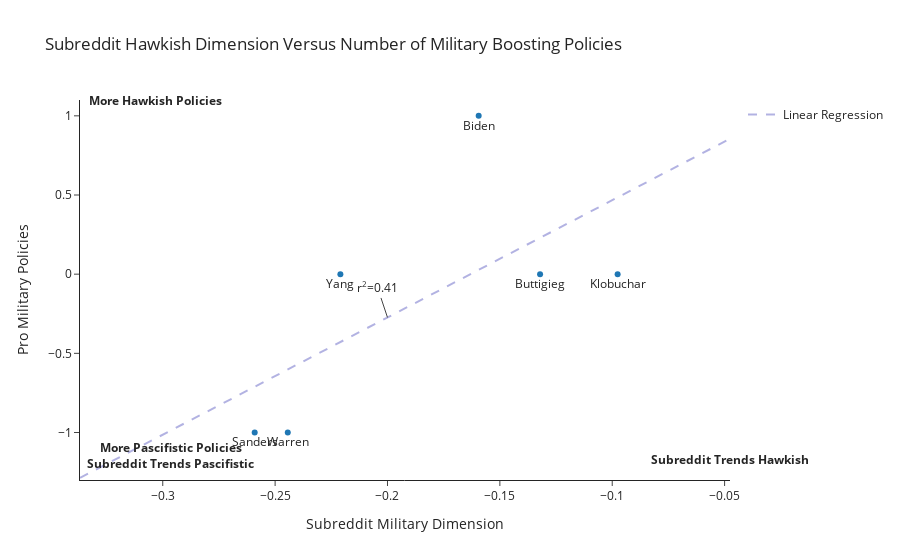

The code cell stored with this chart in its notebook:
### Code cell
xmin, xmax = war_policy_df["reddit_projection"].min()*1.3,war_policy_df["reddit_projection"].max()+0.05
ymin, ymax = war_policy_df["politico_policy"].min()*1.3,war_policy_df["politico_policy"].max()*1.1

args = {
    "x": "reddit_projection",
    "y": "politico_policy",
    "text": war_policy_df.index,
    "title":  "Subreddit Hawkish Dimension Versus Number of Military Boosting Policies",
    "template": "simple_white",
    "labels": {"reddit_projection": "Subreddit Military Dimension", "politico_policy": "Pro Military Policies"},
    "range_x": [xmin,xmax],
    "range_y": [ymin,ymax],
}

annotations = [dict(x=xmin*0.88,y=ymin*0.88,xref="x",yref="y", text="<b>More Pascifistic Policies<br>Subreddit Trends Pascifistic</b>",showarrow=False),
               dict(x=xmax,y=ymin*0.9,xref="x",yref="y", text="<b>Subreddit Trends Hawkish</b>",showarrow=False),
               dict(x=xmin*0.90,y=ymax,xref="x",yref="y", text="<b>More Hawkish Policies</b>",showarrow=False),
               dict(x=-0.2,y=predict(-0.2),xref="x",yref="y", text="r<sup>2</sup>={:.2f}".format(r2)),
              ]
x = np.linspace(xmin,xmax,num=2)
    
fig = px.scatter(war_policy_df,**args)

fig.update_traces(textposition='bottom center')
fig.add_scatter(x=x,
                y=predict(x),
                mode='lines',
                line=dict(dash="dash",width=2,color="rgba(0,0,160,0.3)"),
                name="Linear Regression"
               )

fig.update_layout(annotations=annotations)
# fig.write_html("visualizations/Politico_Military-war_dim.html")
fig.show()

### Figure 1 — Plotly figure (JSON) as saved in the notebook; plotly's stock layout.template omitted (floating-point values rounded to 4 significant figures)
{"data": [{"hovertemplate": "Subreddit Military Dimension=%{x}<br>Pro Military Policies=%{y}<br>candidate=%{text}<extra></extra>", "legendgroup": "", "marker": {"color": "#1F77B4", "symbol": "circle"}, "mode": "markers+text", "name": "", "orientation": "v", "showlegend": false, "text": ["Biden", "Buttigieg", "Klobuchar", "Sanders", "Warren", "Yang"], "textposition": "bottom center", "type": "scatter", "x": [-0.1594, -0.1321, -0.0976, -0.2591, -0.2444, -0.221], "xaxis": "x", "y": [1, 0, 0, -1, -1, 0], "yaxis": "y"}, {"line": {"color": "rgba(0,0,160,0.3)", "dash": "dash", "width": 2}, "mode": "lines", "name": "Linear Regression", "type": "scatter", "x": [-0.3368, -0.0476], "y": [-1.287, 0.8552]}], "layout": {"annotations": [{"showarrow": false, "text": "<b>More Pascifistic Policies<br>Subreddit Trends Pascifistic</b>", "x": -0.2964, "xref": "x", "y": -1.144, "yref": "y"}, {"showarrow": false, "text": "<b>Subreddit Trends Hawkish</b>", "x": -0.0476, "xref": "x", "y": -1.17, "yref": "y"}, {"showarrow": false, "text": "<b>More Hawkish Policies</b>", "x": -0.3031, "xref": "x", "y": 1.1, "yref": "y"}, {"text": "r<sup>2</sup>=0.41", "x": -0.2, "xref": "x", "y": -0.2734, "yref": "y"}], "legend": {"tracegroupgap": 0}, "title": {"text": "Subreddit Hawkish Dimension Versus Number of Military Boosting Policies"}, "xaxis": {"anchor": "y", "domain": [0, 1], "range": [-0.3368, -0.0476], "title": {"text": "Subreddit Military Dimension"}}, "yaxis": {"anchor": "x", "domain": [0, 1], "range": [-1.3, 1.1], "title": {"text": "Pro Military Policies"}}}}
